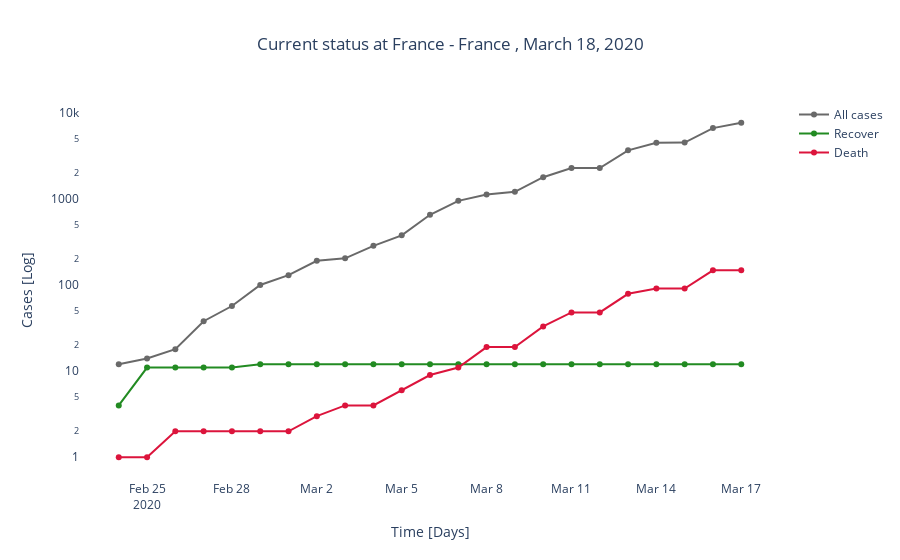

Notebook source saved alongside this figure:
### Code cell
# Build plot for basic data display
fig = go.Figure()
# diagnosed cases
fig.add_trace(
    go.Scatter(
        mode='lines+markers',
        x=df_c.Date[mask], 
        y=fr_cases[mask],  
        name = 'All cases',
        marker=dict(color='DimGray')
))
# recover cases
fig.add_trace(
    go.Scatter(
        mode='lines+markers',
        x=df_c.Date[mask], 
        y=fr_recov[mask],
        name = 'Recover',
        marker=dict(color='forestgreen')
))
# death cases
fig.add_trace(
    go.Scatter(
        mode='lines+markers',
        x=df_c.Date[mask], 
        y=fr_death[mask],  
        name = 'Death',
        marker=dict(color='crimson')
))

if fr_cases.max() > 100:
    fig.update_layout(yaxis_title = 'Cases [Log]', yaxis_type="log")
else:
    fig.update_layout(yaxis_title = 'Cases')

fig.update_layout(
    xaxis_title = 'Time [Days]',
    plot_bgcolor='white',  
    title = 'Current status at ' + c_study + ' , ' + datetime.datetime.today().strftime('%B %d, %Y'),
    title_x = .5
)

### Figure 1 — Plotly figure (JSON) as saved in the notebook; plotly's stock layout.template omitted (floating-point values rounded to 4 significant figures)
{"data": [{"marker": {"color": "DimGray"}, "mode": "lines+markers", "name": "All cases", "type": "scatter", "x": ["2020-02-24T00:00:00", "2020-02-25T00:00:00", "2020-02-26T00:00:00", "2020-02-27T00:00:00", "2020-02-28T00:00:00", "2020-02-29T00:00:00", "2020-03-01T00:00:00", "2020-03-02T00:00:00", "2020-03-03T00:00:00", "2020-03-04T00:00:00", "2020-03-05T00:00:00", "2020-03-06T00:00:00", "2020-03-07T00:00:00", "2020-03-08T00:00:00", "2020-03-09T00:00:00", "2020-03-10T00:00:00", "2020-03-11T00:00:00", "2020-03-12T00:00:00", "2020-03-13T00:00:00", "2020-03-14T00:00:00", "2020-03-15T00:00:00", "2020-03-16T00:00:00", "2020-03-17T00:00:00"], "y": [12, 14, 18, 38, 57, 100, 130, 191, 204, 285, 377, 653, 949, 1126, 1209, 1784, 2281, 2281, 3661, 4469, 4499, 6633, 7652]}, {"marker": {"color": "forestgreen"}, "mode": "lines+markers", "name": "Recover", "type": "scatter", "x": ["2020-02-24T00:00:00", "2020-02-25T00:00:00", "2020-02-26T00:00:00", "2020-02-27T00:00:00", "2020-02-28T00:00:00", "2020-02-29T00:00:00", "2020-03-01T00:00:00", "2020-03-02T00:00:00", "2020-03-03T00:00:00", "2020-03-04T00:00:00", "2020-03-05T00:00:00", "2020-03-06T00:00:00", "2020-03-07T00:00:00", "2020-03-08T00:00:00", "2020-03-09T00:00:00", "2020-03-10T00:00:00", "2020-03-11T00:00:00", "2020-03-12T00:00:00", "2020-03-13T00:00:00", "2020-03-14T00:00:00", "2020-03-15T00:00:00", "2020-03-16T00:00:00", "2020-03-17T00:00:00"], "y": [4, 11, 11, 11, 11, 12, 12, 12, 12, 12, 12, 12, 12, 12, 12, 12, 12, 12, 12, 12, 12, 12, 12]}, {"marker": {"color": "crimson"}, "mode": "lines+markers", "name": "Death", "type": "scatter", "x": ["2020-02-24T00:00:00", "2020-02-25T00:00:00", "2020-02-26T00:00:00", "2020-02-27T00:00:00", "2020-02-28T00:00:00", "2020-02-29T00:00:00", "2020-03-01T00:00:00", "2020-03-02T00:00:00", "2020-03-03T00:00:00", "2020-03-04T00:00:00", "2020-03-05T00:00:00", "2020-03-06T00:00:00", "2020-03-07T00:00:00", "2020-03-08T00:00:00", "2020-03-09T00:00:00", "2020-03-10T00:00:00", "2020-03-11T00:00:00", "2020-03-12T00:00:00", "2020-03-13T00:00:00", "2020-03-14T00:00:00", "2020-03-15T00:00:00", "2020-03-16T00:00:00", "2020-03-17T00:00:00"], "y": [1, 1, 2, 2, 2, 2, 2, 3, 4, 4, 6, 9, 11, 19, 19, 33, 48, 48, 79, 91, 91, 148, 148]}], "layout": {"autosize": true, "plot_bgcolor": "white", "title": {"text": "Current status at France - France , March 18, 2020", "x": 0.5}, "xaxis": {"autorange": true, "range": ["2020-02-22 16:45:17.8311", "2020-03-18 07:14:42.1689"], "title": {"text": "Time [Days]"}, "type": "date"}, "yaxis": {"autorange": true, "range": [-0.2845, 4.168], "title": {"text": "Cases [Log]"}, "type": "log"}}}
